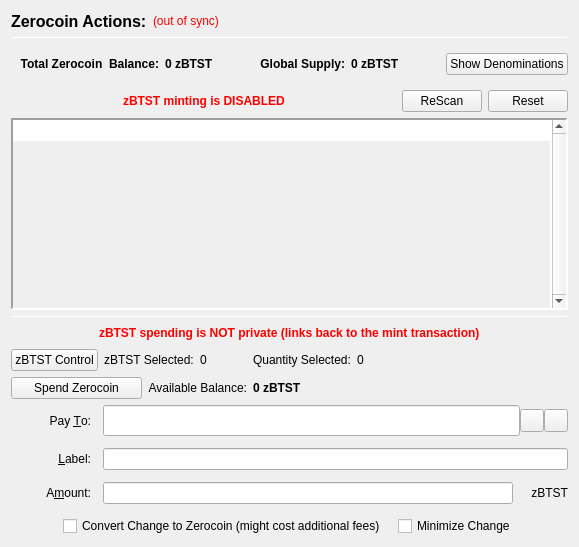
                  <widget class="QFrame" name="verticalFrameLeft">
                   <layout class="QVBoxLayout" name="verticalLayout_2">
                    <item>
                     <layout class="QVBoxLayout" name="verticalLayout_3">
                      <item>
                       <layout class="QHBoxLayout" name="horizontalLayout_3">
                        <item>
                         <widget class="QLabel" name="labelzBTSTActions">
                          <property name="font">
                           <font>
                            <pointsize>12</pointsize>
                            <weight>75</weight>
                            <bold>true</bold>
                           </font>
                          </property>
                          <property name="text">
                           <string>Zerocoin Actions:</string>
                          </property>
                          <property name="alignment">
                           <set>Qt::AlignLeading|Qt::AlignLeft|Qt::AlignVCenter</set>
                          </property>
                         </widget>
                        </item>
                        <item>
                         <widget class="QLabel" name="labelzBTSTSyncStatus">
                          <property name="toolTip">
                           <string>The displayed information may be out of date. Your wallet automatically synchronizes with the BITSTATS network after a connection is established, but this process has not completed yet.</string>
                          </property>
                          <property name="styleSheet">
                           <string notr="true">QLabel { color: red; }</string>
                          </property>
                          <property name="text">
                           <string notr="true">(out of sync)</string>
                          </property>
                          <property name="alignment">
                           <set>Qt::AlignLeading|Qt::AlignLeft|Qt::AlignVCenter</set>
                          </property>
                         </widget>
                        </item>
                        <item>
                         <spacer name="horizontalSpacer">
                          <property name="orientation">
                           <enum>Qt::Horizontal</enum>
                          </property>
                          <property name="sizeHint" stdset="0">
                           <size>
                            <width>40</width>
                            <height>20</height>
                           </size>
                          </property>
                         </spacer>
                        </item>
                       </layout>
                      </item>
                      <item>
                       <widget class="Line" name="lineUpperLeft">
                        <property name="minimumSize">
                         <size>
                          <width>0</width>
                          <height>1</height>
                         </size>
                        </property>
                        <property name="maximumSize">
                         <size>
                          <width>16777215</width>
                          <height>1</height>
                         </size>
                        </property>
                        <property name="frameShadow">
                         <enum>QFrame::Sunken</enum>
                        </property>
                        <property name="orientation">
                         <enum>Qt::Horizontal</enum>
                        </property>
                       </widget>
                      </item>
                      <item>
                       <widget class="QFrame" name="balanceSupplyFrame">
                        <layout class="QHBoxLayout" name="horizontalLayout_2" stretch="0,0,0,1,0">
                         <property name="rightMargin">
                          <number>0</number>
                         </property>
                         <item>
                          <layout class="QHBoxLayout" name="horizontalLayout_34">
                           <item>
                            <widget class="QLabel" name="labelzAvailableText_3">
                             <property name="font">
                              <font>
                               <weight>75</weight>
                               <bold>true</bold>
                              </font>
                             </property>
                             <property name="toolTip">
                              <string>Total Balance including unconfirmed and immature zBTST</string>
                             </property>
                             <property name="text">
                              <string>Total Zerocoin  Balance:</string>
                             </property>
                             <property name="alignment">
                              <set>Qt::AlignRight|Qt::AlignTrailing|Qt::AlignVCenter</set>
                             </property>
                            </widget>
                           </item>
                           <item>
                            <widget class="QLabel" name="labelzAvailableAmount_4">
                             <property name="minimumSize">
                              <size>
                               <width>40</width>
                               <height>0</height>
                              </size>
                             </property>
                             <property name="font">
                              <font>
                               <weight>75</weight>
                               <bold>true</bold>
                              </font>
                             </property>
                             <property name="toolTip">
                              <string>Total Balance including unconfirmed and immature zBTST</string>
                             </property>
                             <property name="text">
                              <string>0 zBTST</string>
                             </property>
                             <property name="alignment">
                              <set>Qt::AlignLeading|Qt::AlignLeft|Qt::AlignVCenter</set>
                             </property>
                            </widget>
                           </item>
                          </layout>
                         </item>
                         <item>
                          <spacer name="horizontalSpacer_32">
                           <property name="orientation">
                            <enum>Qt::Horizontal</enum>
                           </property>
                           <property name="sizeHint" stdset="0">
                            <size>
                             <width>40</width>
                             <height>20</height>
                            </size>
                           </property>
                          </spacer>
                         </item>
                         <item>
                          <layout class="QHBoxLayout" name="horizontalLayout_35">
                           <item>
                            <widget class="QLabel" name="labelZsupplyText_2">
                             <property name="font">
                              <font>
                               <weight>75</weight>
                               <bold>true</bold>
                              </font>
                             </property>
                             <property name="text">
                              <string>Global Supply:</string>
                             </property>
                             <property name="alignment">
                              <set>Qt::AlignRight|Qt::AlignTrailing|Qt::AlignVCenter</set>
                             </property>
                            </widget>
                           </item>
                           <item>
                            <widget class="QLabel" name="labelZsupplyAmount_2">
                             <property name="font">
                              <font>
                               <weight>75</weight>
                               <bold>true</bold>
                              </font>
                             </property>
                             <property name="text">
                              <string>0 zBTST</string>
                             </property>
                            </widget>
                           </item>
                          </layout>
                         </item>
                         <item>
                          <spacer name="horizontalSpacer_31">
                           <property name="orientation">
                            <enum>Qt::Horizontal</enum>
                           </property>
                           <property name="sizeHint" stdset="0">
                            <size>
                             <width>40</width>
                             <height>20</height>
                            </size>
                           </property>
                          </spacer>
                         </item>
                         <item>
                          <widget class="QPushButton" name="pushButtonShowDenoms">
                           <property name="toolTip">
                            <string>Show zBTST denominations list</string>
                           </property>
                           <property name="text">
                            <string>Show Denominations</string>
                           </property>
                          </widget>
                         </item>
                        </layout>
                       </widget>
                      </item>
                      <item>
                       <layout class="QHBoxLayout" name="horizontalLayout_4">
                        <item>
                         <spacer name="horizontalSpacer_2">
                          <property name="orientation">
                           <enum>Qt::Horizontal</enum>
                          </property>
                          <property name="sizeHint" stdset="0">
                           <size>
                            <width>40</width>
                            <height>20</height>
                           </size>
                          </property>
                         </spacer>
                        </item>
                        <item>
                         <widget class="QLabel" name="label">
                          <property name="styleSheet">
                           <string notr="true">color: red;
font-weight: bold;</string>
                          </property>
                          <property name="text">
                           <string>zBTST minting is DISABLED</string>
                          </property>
                         </widget>
                        </item>
                        <item>
                         <spacer name="horizontalSpacer_3">
                          <property name="orientation">
                           <enum>Qt::Horizontal</enum>
                          </property>
                          <property name="sizeHint" stdset="0">
                           <size>
                            <width>40</width>
                            <height>20</height>
                           </size>
                          </property>
                         </spacer>
                        </item>
                        <item>
                         <widget class="QPushButton" name="pushButtonMintReset">
                          <property name="maximumSize">
                           <size>
                            <width>80</width>
                            <height>16777215</height>
                           </size>
                          </property>
                          <property name="toolTip">
                           <string>Rescan the complete blockchain for  Zerocoin mints and their meta-data.</string>
                          </property>
                          <property name="text">
                           <string>ReScan</string>
                          </property>
                         </widget>
                        </item>
                        <item>
                         <widget class="QPushButton" name="pushButtonSpentReset">
                          <property name="maximumSize">
                           <size>
                            <width>80</width>
                            <height>16777215</height>
                           </size>
                          </property>
                          <property name="toolTip">
                           <string>Reset Zerocoin Wallet DB. Deletes transactions that did not make it into the blockchain.</string>
                          </property>
                          <property name="text">
                           <string>Reset</string>
                          </property>
                         </widget>
                        </item>
                       </layout>
                      </item>
                      <item>
                       <widget class="QPlainTextEdit" name="TEMintStatus">
                        <property name="font">
                         <font>
                          <pointsize>8</pointsize>
                         </font>
                        </property>
                        <property name="toolTip">
                         <string>Status and/or Mesages from the last Mint Action.</string>
                        </property>
                        <property name="frameShape">
                         <enum>QFrame::Panel</enum>
                        </property>
                        <property name="frameShadow">
                         <enum>QFrame::Sunken</enum>
                        </property>
                        <property name="lineWidth">
                         <number>2</number>
                        </property>
                        <property name="midLineWidth">
                         <number>2</number>
                        </property>
                        <property name="verticalScrollBarPolicy">
                         <enum>Qt::ScrollBarAlwaysOn</enum>
                        </property>
                        <property name="horizontalScrollBarPolicy">
                         <enum>Qt::ScrollBarAlwaysOff</enum>
                        </property>
                        <property name="readOnly">
                         <bool>true</bool>
                        </property>
                        <property name="plainText">
                         <string notr="true"/>
                        </property>
                        <property name="backgroundVisible">
                         <bool>true</bool>
                        </property>
                       </widget>
                      </item>
                      <item>
                       <widget class="Line" name="line">
                        <property name="minimumSize">
                         <size>
                          <width>0</width>
                          <height>1</height>
                         </size>
                        </property>
                        <property name="maximumSize">
                         <size>
                          <width>16777215</width>
                          <height>1</height>
                         </size>
                        </property>
                        <property name="orientation">
                         <enum>Qt::Horizontal</enum>
                        </property>
                       </widget>
                      </item>
                      <item>
                       <layout class="QHBoxLayout" name="horizontalLayout_7">
                        <item>
                         <spacer name="horizontalSpacer_18">
                          <property name="orientation">
                           <enum>Qt::Horizontal</enum>
                          </property>
                          <property name="sizeHint" stdset="0">
                           <size>
                            <width>40</width>
                            <height>20</height>
                           </size>
                          </property>
                         </spacer>
                        </item>
                        <item>
                         <widget class="QLabel" name="label_2">
                          <property name="styleSheet">
                           <string notr="true">color: red;
font-weight: bold;</string>
                          </property>
                          <property name="text">
                           <string>zBTST spending is NOT private (links back to the mint transaction)</string>
                          </property>
                         </widget>
                        </item>
                        <item>
                         <spacer name="horizontalSpacer_30">
                          <property name="orientation">
                           <enum>Qt::Horizontal</enum>
                          </property>
                          <property name="sizeHint" stdset="0">
                           <size>
                            <width>40</width>
                            <height>20</height>
                           </size>
                          </property>
                         </spacer>
                        </item>
                       </layout>
                      </item>
                      <item>
                       <layout class="QHBoxLayout" name="horizontalLayout_24">
                        <property name="leftMargin">
                         <number>0</number>
                        </property>
                        <property name="bottomMargin">
                         <number>0</number>
                        </property>
                        <item>
                         <widget class="QPushButton" name="pushButtonZPivControl">
                          <property name="text">
                           <string>zBTST Control</string>
                          </property>
                         </widget>
                        </item>
                        <item>
                         <widget class="QLabel" name="labelzPivSelected">
                          <property name="text">
                           <string>zBTST Selected:</string>
                          </property>
                         </widget>
                        </item>
                        <item>
                         <widget class="QLabel" name="labelzPivSelected_int">
                          <property name="text">
                           <string>0</string>
                          </property>
                         </widget>
                        </item>
                        <item>
                         <spacer name="horizontalSpacer_17">
                          <property name="orientation">
                           <enum>Qt::Horizontal</enum>
                          </property>
                          <property name="sizeType">
                           <enum>QSizePolicy::Fixed</enum>
                          </property>
                          <property name="sizeHint" stdset="0">
                           <size>
                            <width>40</width>
                            <height>20</height>
                           </size>
                          </property>
                         </spacer>
                        </item>
                        <item>
                         <widget class="QLabel" name="labelQuantitySelected">
                          <property name="text">
                           <string>Quantity Selected:</string>
                          </property>
                         </widget>
                        </item>
                        <item>
                         <widget class="QLabel" name="labelQuantitySelected_int">
                          <property name="text">
                           <string>0</string>
                          </property>
                         </widget>
                        </item>
                        <item>
                         <spacer name="horizontalSpacer_19">
                          <property name="orientation">
                           <enum>Qt::Horizontal</enum>
                          </property>
                          <property name="sizeHint" stdset="0">
                           <size>
                            <width>40</width>
                            <height>20</height>
                           </size>
                          </property>
                         </spacer>
                        </item>
                       </layout>
                      </item>
                      <item>
                       <layout class="QHBoxLayout" name="horizontalLayout_6">
                        <item>
                         <widget class="QPushButton" name="pushButtonSpendzBTST">
                          <property name="minimumSize">
                           <size>
                            <width>131</width>
                            <height>0</height>
                           </size>
                          </property>
                          <property name="toolTip">
                           <string>Spend Zerocoin. Without 'Pay To:' address creates payments to yourself.</string>
                          </property>
                          <property name="text">
                           <string>Spend Zerocoin</string>
                          </property>
                         </widget>
                        </item>
                        <item>
                         <widget class="QLabel" name="labelzBTSTBalanceText">
                          <property name="toolTip">
                           <string>Available (mature and spendable) zBTST for spending</string>
                          </property>
                          <property name="text">
                           <string>Available Balance:</string>
                          </property>
                          <property name="alignment">
                           <set>Qt::AlignRight|Qt::AlignTrailing|Qt::AlignVCenter</set>
                          </property>
                         </widget>
                        </item>
                        <item>
                         <widget class="QLabel" name="labelzAvailableAmount_2">
                          <property name="font">
                           <font>
                            <weight>75</weight>
                            <bold>true</bold>
                           </font>
                          </property>
                          <property name="toolTip">
                           <string>Available (mature and spendable) zBTST for spending

zBTST are mature when they have more than 20 confirmations AND more than 2 mints of the same denomination after them were minted</string>
                          </property>
                          <property name="text">
                           <string>0 zBTST</string>
                          </property>
                          <property name="alignment">
                           <set>Qt::AlignLeading|Qt::AlignLeft|Qt::AlignVCenter</set>
                          </property>
                         </widget>
                        </item>
                        <item>
                         <spacer name="horizontalSpacer_4">
                          <property name="orientation">
                           <enum>Qt::Horizontal</enum>
                          </property>
                          <property name="sizeHint" stdset="0">
                           <size>
                            <width>40</width>
                            <height>20</height>
                           </size>
                          </property>
                         </spacer>
                        </item>
                       </layout>
                      </item>
                      <item>
                       <layout class="QGridLayout" name="gridLayout_7">
                        <property name="spacing">
                         <number>12</number>
                        </property>
                        <item row="0" column="0">
                         <widget class="QLabel" name="payToLabel">
                          <property name="minimumSize">
                           <size>
                            <width>80</width>
                            <height>0</height>
                           </size>
                          </property>
                          <property name="text">
                           <string>Pay &amp;To:</string>
                          </property>
                          <property name="alignment">
                           <set>Qt::AlignRight|Qt::AlignTrailing|Qt::AlignVCenter</set>
                          </property>
                          <property name="buddy">
                           <cstring>payTo</cstring>
                          </property>
                         </widget>
                        </item>
                        <item row="0" column="1">
                         <layout class="QHBoxLayout" name="payToLayout">
                          <property name="spacing">
                           <number>0</number>
                          </property>
                          <item>
                           <widget class="QValidatedLineEdit" name="payTo">
                            <property name="enabled">
                             <bool>true</bool>
                            </property>
                            <property name="minimumSize">
                             <size>
                              <width>0</width>
                              <height>31</height>
                             </size>
                            </property>
                            <property name="toolTip">
                             <string>The BITSTATS address to send the payment to. Creates local payment to yourself when empty.</string>
                            </property>
                           </widget>
                          </item>
                          <item>
                           <widget class="QToolButton" name="addressBookButton">
                            <property name="toolTip">
                             <string>Choose previously used address</string>
                            </property>
                            <property name="text">
                             <string/>
                            </property>
                            <property name="icon">
                             <iconset resource="../bitstats.qrc">
                              <normaloff>:/icons/address-book</normaloff>:/icons/address-book</iconset>
                            </property>
                            <property name="shortcut">
                             <string>Alt+A</string>
                            </property>
                           </widget>
                          </item>
                          <item>
                           <widget class="QToolButton" name="pasteButton">
                            <property name="toolTip">
                             <string>Paste address from clipboard</string>
                            </property>
                            <property name="text">
                             <string/>
                            </property>
                            <property name="icon">
                             <iconset resource="../bitstats.qrc">
                              <normaloff>:/icons/editpaste</normaloff>:/icons/editpaste</iconset>
                            </property>
                            <property name="shortcut">
                             <string>Alt+P</string>
                            </property>
                           </widget>
                          </item>
                         </layout>
                        </item>
                        <item row="1" column="0">
                         <widget class="QLabel" name="labelLabel">
                          <property name="minimumSize">
                           <size>
                            <width>80</width>
                            <height>0</height>
                           </size>
                          </property>
                          <property name="text">
                           <string>&amp;Label:</string>
                          </property>
                          <property name="alignment">
                           <set>Qt::AlignRight|Qt::AlignTrailing|Qt::AlignVCenter</set>
                          </property>
                          <property name="buddy">
                           <cstring>addAsLabel</cstring>
                          </property>
                         </widget>
                        </item>
                        <item row="1" column="1">
                         <widget class="QLineEdit" name="addAsLabel">
                          <property name="toolTip">
                           <string>Enter a label for this address to add it to the list of used addresses</string>
                          </property>
                         </widget>
                        </item>
                        <item row="2" column="0">
                         <widget class="QLabel" name="amountLabel">
                          <property name="minimumSize">
                           <size>
                            <width>80</width>
                            <height>0</height>
                           </size>
                          </property>
                          <property name="text">
                           <string>A&amp;mount:</string>
                          </property>
                          <property name="alignment">
                           <set>Qt::AlignRight|Qt::AlignTrailing|Qt::AlignVCenter</set>
                          </property>
                          <property name="buddy">
                           <cstring>zBTSTpayAmount</cstring>
                          </property>
                         </widget>
                        </item>
                        <item row="2" column="1">
                         <layout class="QHBoxLayout" name="horizontalLayout_9">
                          <property name="spacing">
                           <number>0</number>
                          </property>
                          <item>
                           <widget class="QLineEdit" name="zBTSTpayAmount"/>
                          </item>
                          <item>
                           <widget class="QLabel" name="labelzBTST">
                            <property name="minimumSize">
                             <size>
                              <width>55</width>
                              <height>0</height>
                             </size>
                            </property>
                            <property name="text">
                             <string>zBTST</string>
                            </property>
                            <property name="alignment">
                             <set>Qt::AlignRight|Qt::AlignTrailing|Qt::AlignVCenter</set>
                            </property>
                           </widget>
                          </item>
                         </layout>
                        </item>
                        <item row="3" column="0" colspan="2">
                         <layout class="QHBoxLayout" name="horizontalLayout_10">
                          <item>
                           <spacer name="horizontalSpacer_5">
                            <property name="orientation">
                             <enum>Qt::Horizontal</enum>
                            </property>
                            <property name="sizeHint" stdset="0">
                             <size>
                              <width>40</width>
                              <height>20</height>
                             </size>
                            </property>
                           </spacer>
                          </item>
                          <item>
                           <widget class="QCheckBox" name="checkBoxMintChange">
                            <property name="sizePolicy">
                             <sizepolicy hsizetype="MinimumExpanding" vsizetype="Fixed">
                              <horstretch>0</horstretch>
                              <verstretch>0</verstretch>
                             </sizepolicy>
                            </property>
                            <property name="layoutDirection">
                             <enum>Qt::LeftToRight</enum>
                            </property>
                            <property name="text">
                             <string>Convert Change to Zerocoin (might cost additional fees)</string>
                            </property>
                           </widget>
                          </item>
                          <item>
                           <widget class="QCheckBox" name="checkBoxMinimizeChange">
                            <property name="toolTip">
                             <string>If checked, the wallet tries to minimize the returning change instead of minimizing the number of spent denominations.</string>
                            </property>
                            <property name="text">
                             <string>Minimize Change</string>
                            </property>
                           </widget>
                          </item>
                          <item>
                           <spacer name="horizontalSpacer_6">
                            <property name="orientation">
                             <enum>Qt::Horizontal</enum>
                            </property>
                            <property name="sizeHint" stdset="0">
                             <size>
                              <width>40</width>
                              <height>20</height>
                             </size>
                            </property>
                           </spacer>
                          </item>
                         </layout>
                        </item>
                       </layout>
                      </item>
                     </layout>
                    </item>
                   </layout>
                  </widget>
